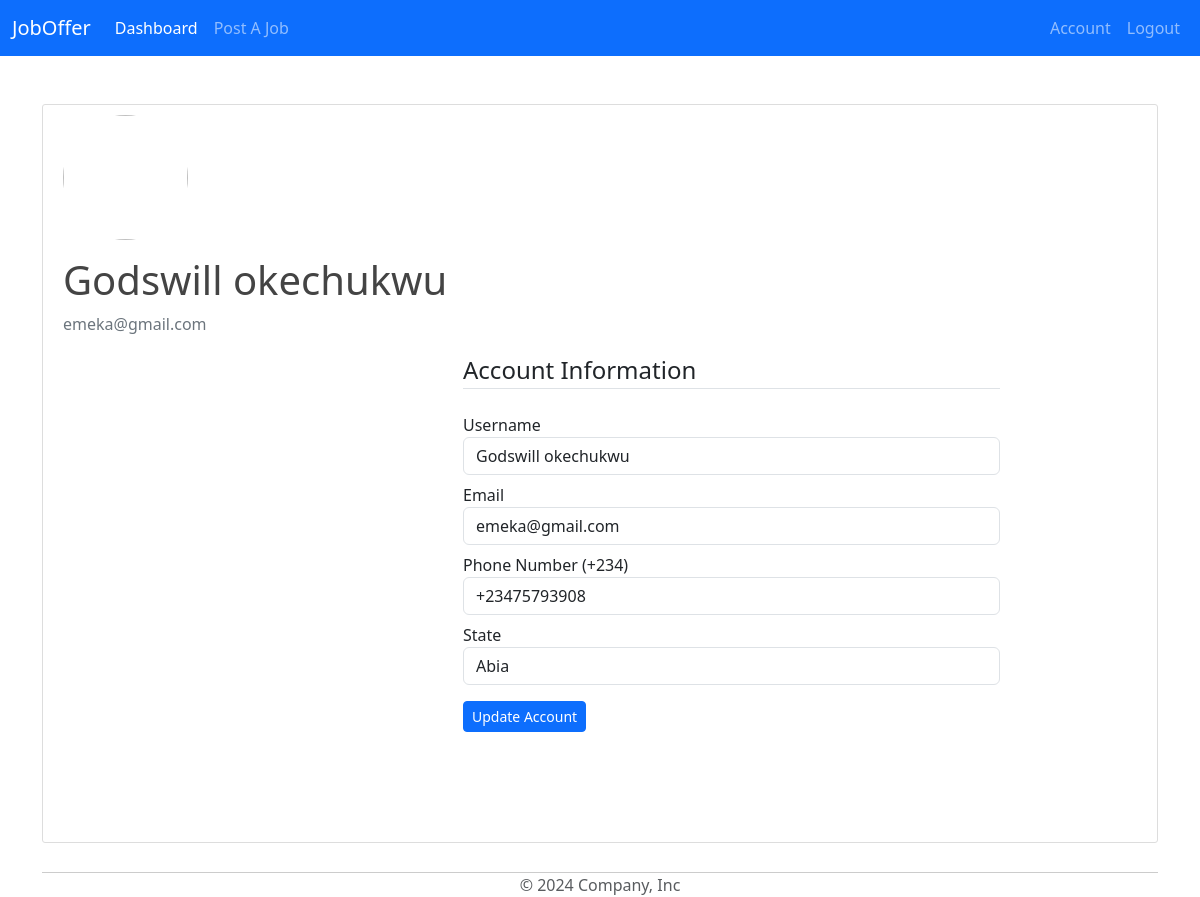
The page /clients/account (signed in) on the database its author committed.
### model/base.py (models this page shows, shortened)
class BaseUser(Base, UserMixin):
    id = Column(Integer, primary_key=True)
    username = Column(String(80), unique=True, nullable=False)
    email = Column(String(120), unique=True, nullable=False)
    image_file = Column(String(20), nullable=False, default='default.jpg')
    password = Column(String(60), nullable=False)
    date_joined = Column(DateTime, nullable=False, default=datetime.utcnow)
    phone = Column(String(14), unique=True, nullable=False)
    state = Column(String(20), nullable=False)

### model/clients/routes.py (the view)
@client_s.route("/account", methods=['GET','POST'], strict_slashes=False)
def account():
    form = UpdateAccountForm()
    if form.validate_on_submit():
        current_user.username = form.username.data
        current_user.email = form.email.data
        current_user.phone = form.phone.data
        save()
        flash('Your account has been updated!', 'success')
        return redirect(url_for('client_s.account'))
    elif request.method == 'GET':
        form.username.data = current_user.username
        form.email.data = current_user.email
        form.phone.data = current_user.phone
        form.state.data = current_user.state
    return render_template('second_profiles.html', title='Account', form=form)

### model/clients/forms.py (shortened to what this page needs)
class UpdateAccountForm(FlaskForm):
    username = StringField('Username', validators=[DataRequired(), Length(min=2, max=20)])
    email = StringField('Email', validators=[DataRequired(), Email()])
    phone = StringField('Phone Number (+234)', validators=[validate_phone, DataRequired()])
    state = SelectField('State', choices=STATE_CHOICE)
    submit = SubmitField('Update Account')

### model/__init__.py (called while the page is built)
@login_manager.user_loader
def load_user(user_id):
    x = Plumber.query.get(str(user_id))
    if x == None:
        x = Client.query.get(str(user_id))
    return x

### model/clients/templates/second_profiles.html (shortened to what this page needs)
{% extends 'layout.html' %}
{% block content %}
<div class="content-section mr-2">
    <div class="media mr-2">
        <img class="rounded-circle account-img" src="user_image.jpg" alt="">
        <div class="media-body">
            <h2 class="account-heading">{{ current_user.username}}</h2>
            <p class="text-secondary">{{ current_user.email }}</p>
        </div>
    </div>
        <div class="profile w-50">
            <form method="POST" action="" class="mx-auto">
                <fieldset class="form-group mt-3">
                    <legend class="border-bottom mb-4">Account Information</legend>
                    <div class="form-group">
                        {{ form.username.label(class="form-control-label") }}
                        {% if form.username.errors %}
                            {{ form.username(class="form-control is-invalid") }}
                            <div class="invalid-feedback">
                                {% for error in form.username.errors %}
                                    <span>{{ error }}</span>
                                {% endfor %}
                            </div>
                        {% else %}
                            {{ form.username(class="form-control") }}
                        {% endif %}
                    </div>
                    <div class="form-group mt-2">
                        {{ form.email.label(class="form-control-label") }}
                        {% if form.email.errors %}
                            {{ form.email(class="form-control is-invalid") }}
                            <div class="invalid-feedback">
                                {% for error in form.email.errors %}
                                    <span>{{ error }}</span>
                                {% endfor %}
                            </div>
                        {% else %}
                            {{ form.email(class="form-control") }}
                        {% endif %}
                        </div>
                    <div class="form-group mt-2">
                        {{ form.phone.label(class="form-control-label") }}
                        {% if form.phone.errors %}
                            {{ form.phone(class="form-control is-invalid") }}
                            <div class="invalid-feedback">
                                {% for error in form.phone.errors %}
                                    <span>{{ error }}</span>
                                {% endfor %}
                            </div>
                        {% else %}
                            {{ form.phone(class="form-control") }}
                        {% endif %}
                    </div>
                    <div class="form-group mt-2">
                        {{ form.state.label(class="form-control-label") }}
                        {% if form.state.errors %}
                            {{ form.state(class="form-control is-invalid") }}
                            <div class="invalid-feedback">
                                {% for error in form.state.errors %}
                                    <span>{{ error }}</span>
                                {% endfor %}
                            </div>
                        {% else %}
                            {{ form.state(class="form-control") }}
                        {% endif %}
                    </div>
                <div class="mt-3">
                    <button type="submit" class="btn btn-primary btn-sm">Update Account</button>
                </div>
            </fieldset>
        </form>
    </div>
</div>
{% endblock %}

### model/static/main.css (style rules this page uses)
* { padding: 0; margin: 0; }
h1, h2, h3, h4, h5, h6 { color: #444444; }
.content-section { background: #ffffff; padding: 10px 20px; border: 1px solid #dddddd; border-radius: 3px; margin-bottom: 5px; }
.account-img { height: 125px; width: 125px; margin-right: 20px; margin-bottom: 16px; }
.account-heading { font-size: 2.5rem; }
.btn { text-align: right; }

### model/clients/templates/second_profiles.html (style rules this page uses)
.profile { margin-top: 0px; margin-bottom: 100px; justify-items: center; margin-left: 400px; }

### rows shown on the page
BaseUser: username "Godswill okechukwu", email "emeka@gmail.com", phone "+23475793908", state "Abia"
